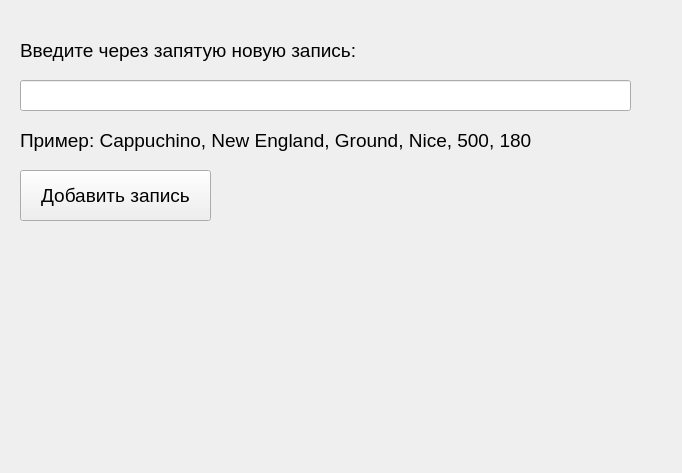
<?xml version="1.0" encoding="UTF-8"?>
<ui version="4.0">
 <class>Form</class>
 <widget class="QWidget" name="Form">
  <property name="geometry">
   <rect>
    <x>0</x>
    <y>0</y>
    <width>682</width>
    <height>473</height>
   </rect>
  </property>
  <property name="windowTitle">
   <string>Form</string>
  </property>
  <widget class="QLabel" name="label">
   <property name="geometry">
    <rect>
     <x>20</x>
     <y>30</y>
     <width>351</width>
     <height>41</height>
    </rect>
   </property>
   <property name="font">
    <font>
     <pointsize>14</pointsize>
    </font>
   </property>
   <property name="text">
    <string>Введите через запятую новую запись:</string>
   </property>
  </widget>
  <widget class="QLineEdit" name="lineEdit">
   <property name="geometry">
    <rect>
     <x>20</x>
     <y>80</y>
     <width>611</width>
     <height>31</height>
    </rect>
   </property>
  </widget>
  <widget class="QLabel" name="label_2">
   <property name="geometry">
    <rect>
     <x>20</x>
     <y>120</y>
     <width>531</width>
     <height>41</height>
    </rect>
   </property>
   <property name="font">
    <font>
     <pointsize>14</pointsize>
    </font>
   </property>
   <property name="text">
    <string>Пример: Cappuchino, New England, Ground, Nice, 500, 180</string>
   </property>
  </widget>
  <widget class="QPushButton" name="pushButton">
   <property name="geometry">
    <rect>
     <x>20</x>
     <y>170</y>
     <width>191</width>
     <height>51</height>
    </rect>
   </property>
   <property name="font">
    <font>
     <pointsize>14</pointsize>
    </font>
   </property>
   <property name="text">
    <string>Добавить запись</string>
   </property>
  </widget>
 </widget>
 <resources/>
 <connections/>
</ui>
